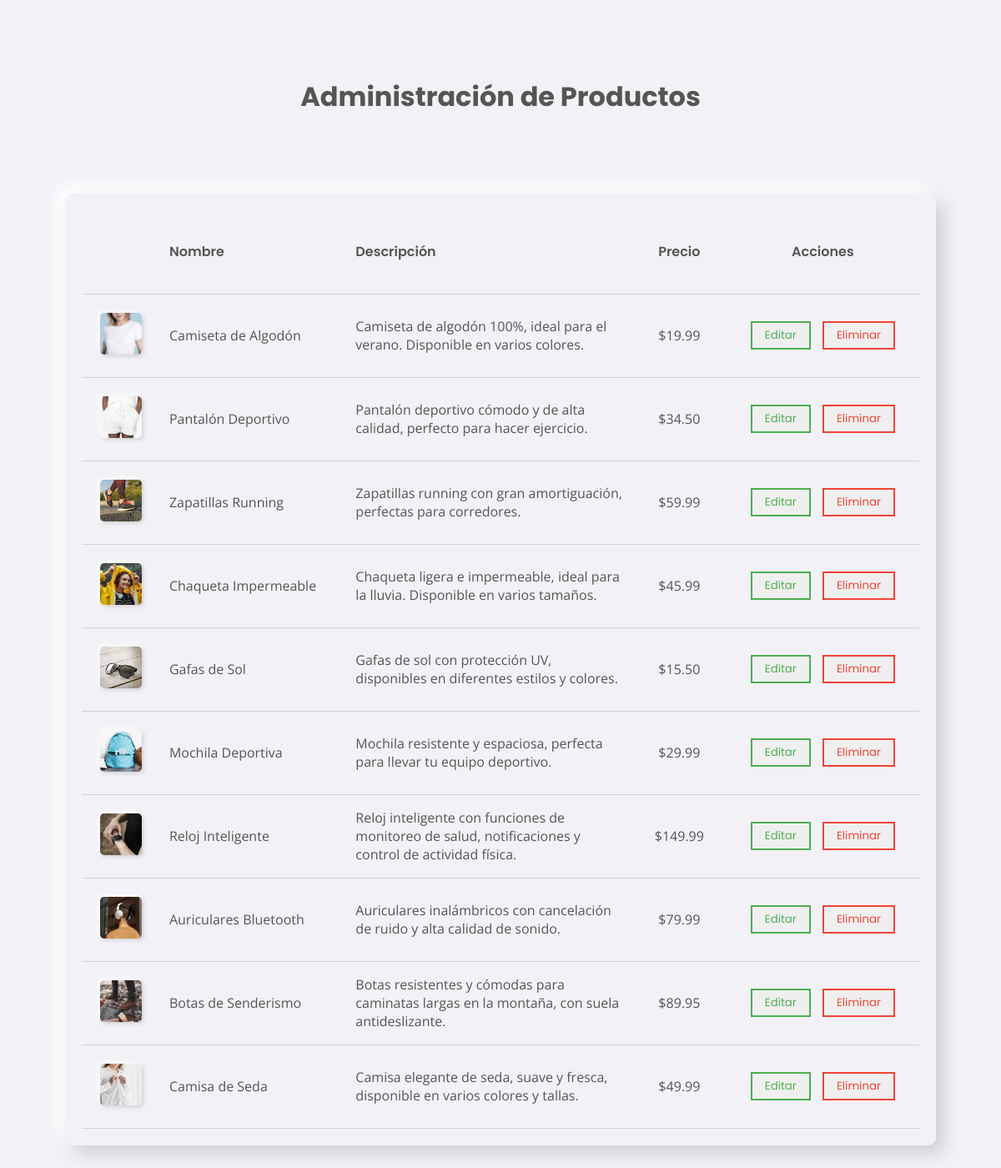
The app's page /admin.php with its own data.
### tables this page shows
CREATE TABLE `productos` (
  `id` int(11) NOT NULL,
  `nombre` varchar(100) NOT NULL,
  `descripcion` text NOT NULL,
  `precio` decimal(10,2) NOT NULL,
  `imagen` varchar(255) NOT NULL
);

### php/functions.php (called while the page is built, shortened)
<?php
    include('conexion.php');
    function obtenerProductos() {
        global $conexion;
        $query = "SELECT * FROM productos";
        $resultado = mysqli_query($conexion, $query);
        return $resultado;
    }
?>

### admin.php (the view, shortened to what this page needs)
<?php
include 'php/conexion.php';
include 'php/functions.php';
$productos = obtenerProductos($conexion);
?>
<!DOCTYPE html>
<html lang="en">
<head>
    <link rel="stylesheet" href="css/style.css">
</head>
<body>
    <header class="header-product">
        <h1>Administración de Productos</h1>
    </header>
    <div class="table-container">
        <table>
            <thead>
                <tr>
                    <th>Nombre</th>
                    <th>Descripción</th>
                    <th>Precio</th>
                    <th>Acciones</th>
                </tr>
            </thead>
            <tbody>
                <?php foreach ($productos as $producto): ?>
                <tr>
                    <td><img src="images/<?php echo $producto['imagen']; ?>" alt="<?php echo htmlspecialchars($producto['nombre']); ?>"></td>
                    <td><?php echo htmlspecialchars($producto['nombre']); ?></td>
                    <td class="description"><?php echo htmlspecialchars($producto['descripcion']); ?></td>
                    <td class="price">$<?php echo number_format($producto['precio'], 2); ?></td>
                    <td class="action-buttons">
                        <button class="edit" onclick="location.href='edit_product.php?id=<?php echo $producto['id']; ?>'">Editar</button>
                        <form method="POST" style="display:inline;" onsubmit="return confirm('¿Estás seguro de que quieres eliminar este producto?');">
                            <button class="delete" type="submit" name="eliminar">Eliminar</button>
                        </form>
                    </td>
                </tr>
                <?php endforeach; ?>
            </tbody>
        </table>
    </div>
</body>
</html>

### css/style.css (style rules this page uses)
:root { --background-color: #f2f1f6; --text-color: #555; --shadow-dark: #d1d0d5; --shadow-light: #ffffff; --accent-red: #F44336; --accent-green: #4CAF50; --font-primary: 'Poppins', sans-serif; --font-secondary: 'Open Sans', sans-serif; }
* { margin: 0; padding: 0; box-sizing: border-box; }
body { background-color: var(--background-color); font-family: var(--font-secondary); color: var(--text-color); margin: 0; padding: 20px; }
h1 { color: var(--text-color); font-family: var(--font-primary); font-size: 2rem; text-align: center; margin: 10px 5px; }
.table-container { margin: 20px auto; width: 90%; max-width: 1200px; background: var(--background-color); border-radius: 10px; box-shadow: 10px 10px 20px var(--shadow-dark), -10px -10px 20px var(--shadow-light); padding: 20px; overflow-x: auto; }
.header-product { height: 24vh; text-align: center; display: flex; flex-direction: column; justify-content: center; align-items: center; }
table { width: 100%; border-collapse: collapse; font-family: var(--font-secondary); color: var(--text-color); }
table th, table td { padding: 10px; border-bottom: 1px solid var(--shadow-dark); vertical-align: middle; }
table th { font-family: var(--font-primary); font-weight: 600; text-align: left; }
table td { text-align: left; }
table th:nth-child(1), table th:nth-child(4), table th:nth-child(5) { text-align: center; }
table td:nth-child(1), table td:nth-child(4), table td:nth-child(5) { text-align: center; }
table tr { height: 100px; }
table tr img { width: 50px; height: 50px; object-fit: cover; border-radius: 5px; box-shadow: 2px 2px 5px var(--shadow-dark), -2px -2px 5px var(--shadow-light); }
table td.description { max-width: 300px; word-wrap: break-word; overflow-wrap: break-word; white-space: normal; }
table td:nth-child(4) { padding-left: 20px; padding-right: 20px; }
.action-buttons button { font-family: var(--font-primary); padding: 5px 15px; margin: 0 5px; background-color: none; cursor: pointer; transition: background-color 0.3s, color 0.3s, transform 0.2s; }
button.edit { color: var(--accent-green); border: 2px solid var(--accent-green); }
button.delete { color: var(--accent-red); border: 2px solid var(--accent-red); }

### records on screen
productos: imagen (picture), nombre "Camiseta de Algodón", descripcion "Camiseta de algodón 100%, ideal para el verano. Disponible en varios colores.", precio "19.99"
productos: imagen (picture), nombre "Pantalón Deportivo", descripcion "Pantalón deportivo cómodo y de alta calidad, perfecto para hacer ejercicio.", precio "34.50"
productos: imagen (picture), nombre "Zapatillas Running", descripcion "Zapatillas running con gran amortiguación, perfectas para corredores.", precio "59.99"
productos: imagen (picture), nombre "Chaqueta Impermeable", descripcion "Chaqueta ligera e impermeable, ideal para la lluvia. Disponible en varios tamaños.", precio "45.99"
productos: imagen (picture), nombre "Gafas de Sol", descripcion "Gafas de sol con protección UV, disponibles en diferentes estilos y colores.", precio "15.50"
productos: imagen (picture), nombre "Mochila Deportiva", descripcion "Mochila resistente y espaciosa, perfecta para llevar tu equipo deportivo.", precio "29.99"
productos: imagen (picture), nombre "Reloj Inteligente", descripcion "Reloj inteligente con funciones de monitoreo de salud, notificaciones y control de actividad física.", precio "149.99"
productos: imagen (picture), nombre "Auriculares Bluetooth", descripcion "Auriculares inalámbricos con cancelación de ruido y alta calidad de sonido.", precio "79.99"
productos: imagen (picture), nombre "Botas de Senderismo", descripcion "Botas resistentes y cómodas para caminatas largas en la montaña, con suela antideslizante.", precio "89.95"
productos: imagen (picture), nombre "Camisa de Seda", descripcion "Camisa elegante de seda, suave y fresca, disponible en varios colores y tallas.", precio "49.99"
